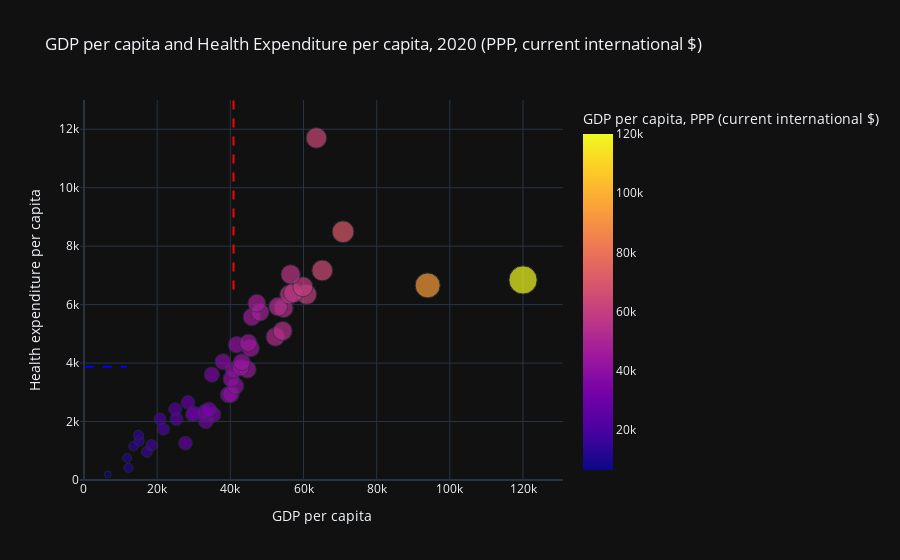

The cell this chart's notebook holds for it:
### Code cell
mean_health = gdp_health_df_2020['Current health expenditure per capita, PPP (current international $)'].mean()
mean_gdp = gdp_health_df_2020['GDP per capita, PPP (current international $)'].mean()

# Scatter plot using plotly
fig = px.scatter(gdp_health_df_2020, x='GDP per capita, PPP (current international $)', y='Current health expenditure per capita, PPP (current international $)', 
                 color='GDP per capita, PPP (current international $)', size='GDP per capita, PPP (current international $)',
                 hover_data=['Country Name', 'GDP per capita, PPP (current international $)', 'Current health expenditure per capita, PPP (current international $)'],
                 title='GDP per capita and Health Expenditure per capita, 2020 (PPP, current international $)',
                 template='plotly_dark')

#labels={'life_expectancy': 'Life Expectancy'},
# Set ranges for y-axis and x-axis dynamically
y_range = [gdp_health_df_2020['GDP per capita, PPP (current international $)'].min(), gdp_health_df_2020['GDP per capita, PPP (current international $)'].max()]
x_range = [gdp_health_df_2020['Current health expenditure per capita, PPP (current international $)'].min(), gdp_health_df_2020['Current health expenditure per capita, PPP (current international $)'].max()]

# Add mean lines
fig.add_shape(dict(type='line', x0=mean_gdp, x1=mean_gdp,
                   y0=y_range[0], y1=y_range[1],
                   line=dict(color='red', dash='dash')))

fig.add_shape(dict(type='line', y0=mean_health, y1=mean_health,
                   x0=x_range[0], x1=x_range[1],
                   line=dict(color='blue', dash='dash')))
fig.update_layout(yaxis_range=[0,13000])

fig.update_layout(xaxis_title='GDP per capita',
                  yaxis_title='Health expenditure per capita')
# Show the plot
fig.show()

### Figure 1 — Plotly figure (JSON) as saved in the notebook; plotly's stock layout.template omitted (floating-point values rounded to 4 significant figures)
{"data": [{"customdata": [["India"], ["Indonesia"], ["Peru"], ["China"], ["South Africa"], ["Mexico"], ["Turkiye"], ["Colombia"], ["Brazil"], ["Costa Rica"], ["Romania"], ["Bulgaria"], ["Argentina"], ["Croatia"], ["Poland"], ["Slovak Republic"], ["Russian Federation"], ["Latvia"], ["Hungary"], ["Chile"], ["Greece"], ["Estonia"], ["Lithuania"], ["Cyprus"], ["Israel"], ["Portugal"], ["Slovenia"], ["Korea, Rep."], ["Czechia"], ["Italy"], ["Spain"], ["New Zealand"], ["Japan"], ["Malta"], ["Finland"], ["Iceland"], ["United Kingdom"], ["France"], ["Belgium"], ["Australia"], ["Canada"], ["Sweden"], ["Denmark"], ["Austria"], ["Netherlands"], ["Ireland"], ["Luxembourg"], ["Germany"], ["Norway"], ["Switzerland"], ["United States"]], "hovertemplate": "GDP per capita, PPP (current international $)=%{marker.color}<br>Current health expenditure per capita, PPP (current international $)=%{y}<br>Country Name=%{customdata[0]}<extra></extra>", "legendgroup": "", "marker": {"color": [6518.0, 12160.0, 11810.0, 17210.0, 13530.0, 18520.0, 27720.0, 15100.0, 14900.0, 21690.0, 33340.0, 25300.0, 20790.0, 29690.0, 35320.0, 32920.0, 30010.0, 33020.0, 34170.0, 24940.0, 28420.0, 39440.0, 40180.0, 41430.0, 40220.0, 34960.0, 40870.0, 44690.0, 42830.0, 43140.0, 37990.0, 45550.0, 41680.0, 44930.0, 52310.0, 54300.0, 45870.0, 48130.0, 54570.0, 53070.0, 47230.0, 56140.0, 60830.0, 57260.0, 59820.0, 93940.0, 120000.0, 56480.0, 65130.0, 70810.0, 63530.0], "coloraxis": "coloraxis", "size": [6518.0, 12160.0, 11810.0, 17210.0, 13530.0, 18520.0, 27720.0, 15100.0, 14900.0, 21690.0, 33340.0, 25300.0, 20790.0, 29690.0, 35320.0, 32920.0, 30010.0, 33020.0, 34170.0, 24940.0, 28420.0, 39440.0, 40180.0, 41430.0, 40220.0, 34960.0, 40870.0, 44690.0, 42830.0, 43140.0, 37990.0, 45550.0, 41680.0, 44930.0, 52310.0, 54300.0, 45870.0, 48130.0, 54570.0, 53070.0, 47230.0, 56140.0, 60830.0, 57260.0, 59820.0, 93940.0, 120000.0, 56480.0, 65130.0, 70810.0, 63530.0], "sizemode": "area", "sizeref": 300.0, "symbol": "circle"}, "mode": "markers", "name": "", "orientation": "v", "showlegend": false, "type": "scatter", "x": [6518.0, 12160.0, 11810.0, 17210.0, 13530.0, 18520.0, 27720.0, 15100.0, 14900.0, 21690.0, 33340.0, 25300.0, 20790.0, 29690.0, 35320.0, 32920.0, 30010.0, 33020.0, 34170.0, 24940.0, 28420.0, 39440.0, 40180.0, 41430.0, 40220.0, 34960.0, 40870.0, 44690.0, 42830.0, 43140.0, 37990.0, 45550.0, 41680.0, 44930.0, 52310.0, 54300.0, 45870.0, 48130.0, 54570.0, 53070.0, 47230.0, 56140.0, 60830.0, 57260.0, 59820.0, 93940.0, 120000.0, 56480.0, 65130.0, 70810.0, 63530.0], "xaxis": "x", "y": [190.7, 414.8, 753.3, 962.3, 1157.0, 1193.0, 1261.0, 1336.0, 1529.0, 1737.0, 2012.0, 2088.0, 2090.0, 2229.0, 2235.0, 2268.0, 2278.0, 2331.0, 2408.0, 2426.0, 2653.0, 2919.0, 2932.0, 3219.0, 3457.0, 3606.0, 3767.0, 3782.0, 3846.0, 4032.0, 4048.0, 4511.0, 4628.0, 4695.0, 4897.0, 5100.0, 5577.0, 5740.0, 5883.0, 5930.0, 6050.0, 6347.0, 6351.0, 6401.0, 6613.0, 6658.0, 6844.0, 7032.0, 7168.0, 8493.0, 11700.0], "yaxis": "y"}], "layout": {"coloraxis": {"colorbar": {"title": {"text": "GDP per capita, PPP (current international $)"}}, "colorscale": [[0, "#0d0887"], [0.1111, "#46039f"], [0.2222, "#7201a8"], [0.3333, "#9c179e"], [0.4444, "#bd3786"], [0.5556, "#d8576b"], [0.6667, "#ed7953"], [0.7778, "#fb9f3a"], [0.8889, "#fdca26"], [1, "#f0f921"]]}, "legend": {"itemsizing": "constant", "tracegroupgap": 0}, "shapes": [{"line": {"color": "red", "dash": "dash"}, "type": "line", "x0": 40870.0, "x1": 40870.0, "y0": 6518.0, "y1": 120000.0}, {"line": {"color": "blue", "dash": "dash"}, "type": "line", "x0": 190.7, "x1": 11700.0, "y0": 3878.0, "y1": 3878.0}], "title": {"text": "GDP per capita and Health Expenditure per capita, 2020 (PPP, current international $)"}, "xaxis": {"anchor": "y", "domain": [0, 1], "title": {"text": "GDP per capita"}}, "yaxis": {"anchor": "x", "domain": [0, 1], "range": [0, 13000], "title": {"text": "Health expenditure per capita"}}}}
